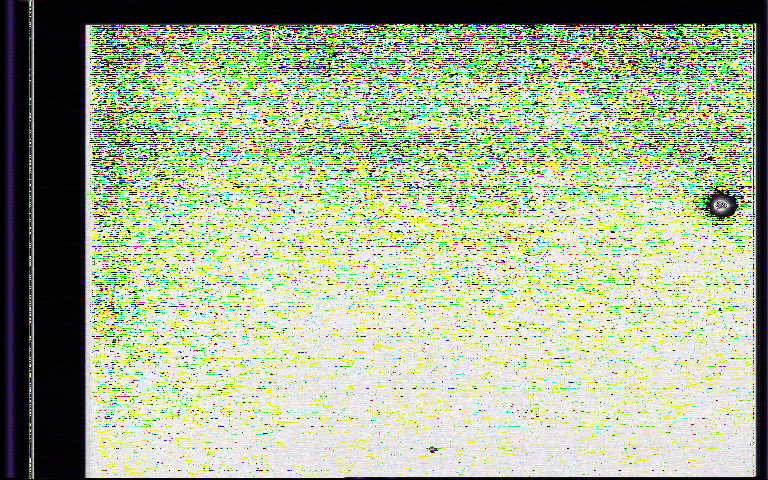
#> input picture 20150630/2015-06-30-200534.png, 768 x 480 px
$ python sunday.py 20150630/2015-06-30-200534.png   (Python 2 division)
#> lines starting #> are read from the running program, lines starting #| are printed output that depends on the picture; after the words box and inside, x2 and y2 are one past the last pixel; in counts of white or black regions, pixels touching at a corner belong together; long printed decimals are rounded
import cv2
import numpy as np
import math
import sys
import matplotlib.pyplot as plt
import matplotlib.cm as cm

img = cv2.imread(str(sys.argv[1]), 0)
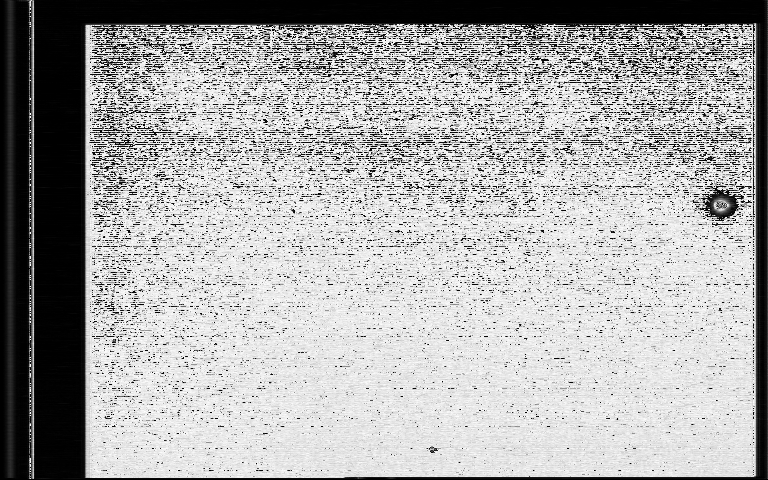
#> img: shape (480, 768); min 0, max 255, mean 171.7

#set the elevation and azimuth directions
Direction = +90
DirectionRad = np.deg2rad(Direction-45)

print type(img), img.shape, img.dtype, img.size
#| <class 'numpy.ndarray'> (480, 768) uint8 368640

#Width is columns and height is rows
cols, rows  = img.shape
#> cols = 480; rows = 768

print img.shape
#| (480, 768)

centerRow, centerCol = rows/2, cols/2
#> centerRow = 384; centerCol = 240
sourceRow, sourceCol = 0, 0

brightest = img[0,0]
#> brightest = 0

print "Center is at position ", centerRow, centerCol
#| Center is at position  384 240

#Find the brightest pixel position
for i in range(0, cols -1):
	for j in range(0, rows -1):
		if(img[i,j] > brightest):
			brightest = img[i,j]
			sourceRow = j
			sourceCol = i
#> after the loop, brightest = 255; sourceCol = 31; sourceRow = 541

print brightest, "at ", sourceRow, " ", sourceCol
#| 255 at  541   31

#Work out the distance from the centre
distance = math.sqrt((centerRow - sourceRow)**2 + (centerCol - sourceCol)**2)
#> distance = 261.4
print "Distance from the center is :", distance
#| Distance from the center is : 261.400
dCol = sourceCol-centerCol
#> dCol = -209
dRow = sourceRow-centerRow
#> dRow = 157
angleSource =  np.rad2deg(np.arctan(float(dRow)/float(dCol)))
#> angleSource = -36.91


#angle is measured from zero facing downward on the image. Defined as the direction of positive elevation
angle =+160
dAzPoint  = 150 * np.cos(np.deg2rad(angle))
dElPoint  = 150 * np.sin(np.deg2rad(angle))
dEl  = distance*np.cos(np.deg2rad(angle-angleSource))
#> dEl = -250.1
dAz  = distance*np.sin(np.deg2rad(angle-angleSource))
#> dAz = -76.05
print "nCol nRow", (sourceCol-centerCol),(sourceRow-sourceCol)
#| nCol nRow -209 510
#dAz  = dCol * np.cos(DirectionRad) + dRow * np.sin(DirectionRad)
#dEl  = -dCol * np.sin(DirectionRad) + dRow * np.cos(DirectionRad)
print "dazPoint, delPoint", (dAzPoint,dElPoint)
print "daz, del", (dAz,dEl)
#| daz, del (-76.050, -250.093)
print "angle", np.rad2deg(np.arctan(float(dRow)/float(dCol)))
#| angle -36.914
#Draw the distance from source to center
cv2.line(img, (centerRow, centerCol), (sourceRow, sourceCol),(255, 0, 0), 1)
#> img: shape (480, 768); 0.06% of pixels changed, all inside (x1, y1, x2, y2) = (384, 32, 541, 241)
cv2.line(img, (centerRow, centerCol), (int(dElPoint)+centerRow, int(dAzPoint)+centerCol),(255, 0, 0), 1)
#> img: shape (480, 768); min 0, max 255, mean 171.8
#cv2.line(img, (centerRow, centerCol), (int(dEl)+centerRow, int(dAz)+centerCol),(255, 0, 0), 1)

#Label the line with distance
cv2.putText(img, str("dAz = %2.1f dEl = %2.1f" %(dAz,dEl)), (400, 400), cv2.FONT_HERSHEY_SIMPLEX, 0.5, (255, 255, 255), 2)
#> img: shape (480, 768); min 0, max 255, mean 171.9
cv2.putText(img, "EDir", (int(dElPoint)+centerRow, int(dAzPoint) + centerCol), cv2.FONT_HERSHEY_SIMPLEX, 0.5, (255, 255, 255), 2)
#> img: shape (480, 768); min 0, max 255, mean 171.9

#convert to angle offsets

#cv2.imshow('processed img',img)
#cv2.waitKey(0)
#cv2.destroyAllWindows()

plt.imshow(img, cmap = cm.Greys_r)
plt.show()

$ run again, on 20150630/2015-06-30-201346.png
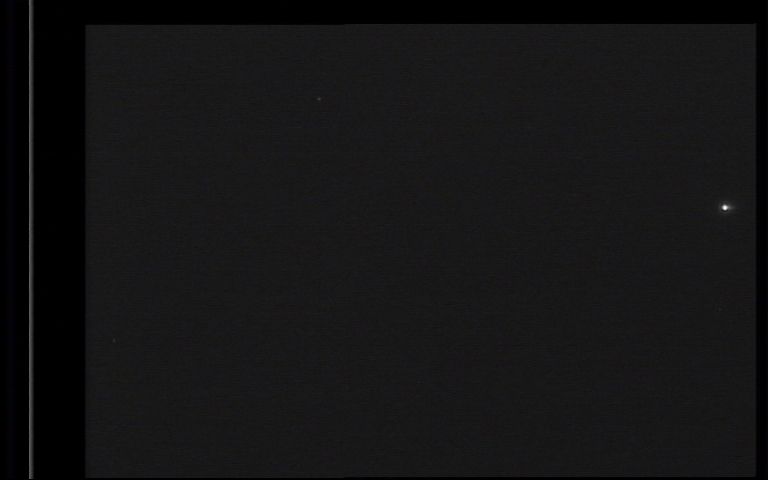
#> input picture 20150630/2015-06-30-201346.png, 768 x 480 px
#| <class 'numpy.ndarray'> (480, 768) uint8 368640
#| (480, 768)
#> `brightest = img[0,0]`: brightest = 0
#| Center is at position  384 240
#> after the loop `for i in range(0, cols -1):`: brightest = 245; sourceCol = 207; sourceRow = 725
#| 245 at  725   207
#> distance = 342.6
#| Distance from the center is : 342.593
#> dCol = -33
#> dRow = 341
#> angleSource = -84.47
#> dEl = -147.6
#> dAz = -309.1
#| nCol nRow -33 518
#| daz, del (-309.149, -147.639)
#| angle -84.472
#> `cv2.putText(img, "EDir", (int(dElPoint)+centerRow, int(dAzPoint) + cen..`:
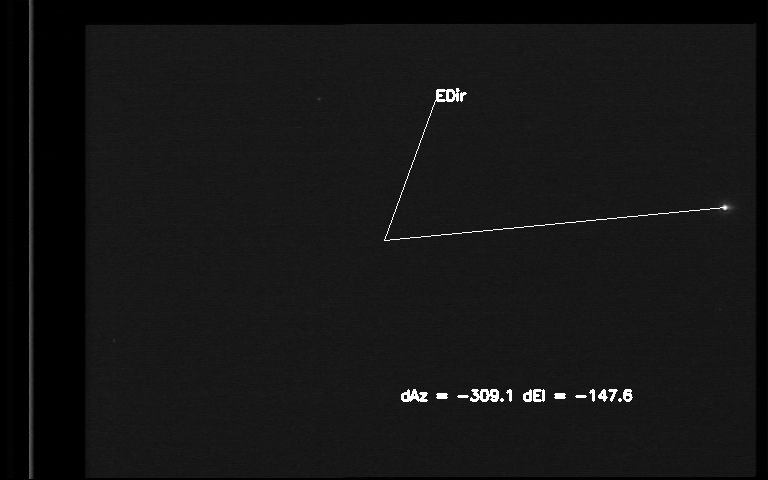
#> img: shape (480, 768); min 0, max 255, mean 20.9

$ run again, on 20150630/2015-06-30-201951.png
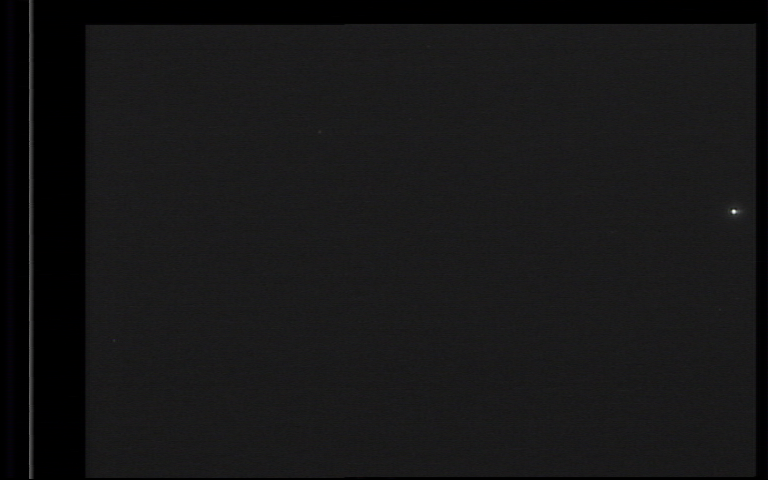
#> input picture 20150630/2015-06-30-201951.png, 768 x 480 px
#| <class 'numpy.ndarray'> (480, 768) uint8 368640
#| (480, 768)
#> `brightest = img[0,0]`: brightest = 0
#| Center is at position  384 240
#> after the loop `for i in range(0, cols -1):`: brightest = 245; sourceCol = 211; sourceRow = 733
#| 245 at  733   211
#> distance = 350.2
#| Distance from the center is : 350.203
#> dCol = -29
#> dRow = 349
#> angleSource = -85.25
#> dEl = -146.6
#> dAz = -318
#| nCol nRow -29 522
#| daz, del (-318.034, -146.616)
#| angle -85.250
#> `cv2.putText(img, "EDir", (int(dElPoint)+centerRow, int(dAzPoint) + cen..`:
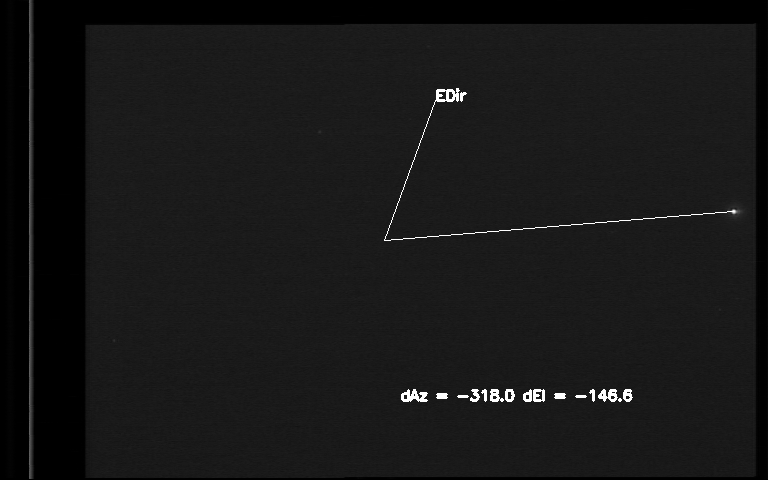
#> img: shape (480, 768); min 0, max 255, mean 23
